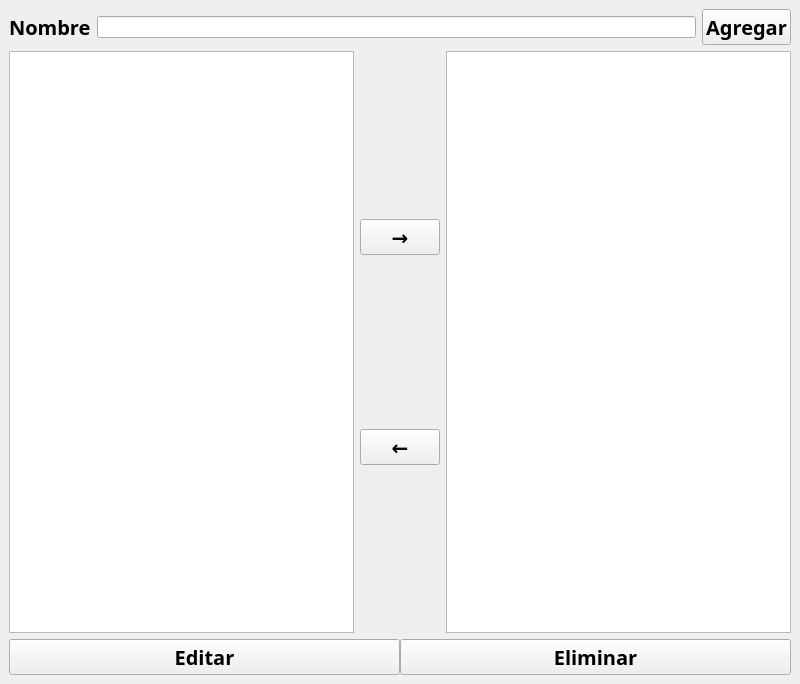
<?xml version="1.0" encoding="UTF-8"?>
<ui version="4.0">
 <class>MainWindow</class>
 <widget class="QMainWindow" name="MainWindow">
  <property name="geometry">
   <rect>
    <x>0</x>
    <y>0</y>
    <width>800</width>
    <height>684</height>
   </rect>
  </property>
  <property name="windowTitle">
   <string>MainWindow</string>
  </property>
  <widget class="QWidget" name="centralwidget">
   <layout class="QVBoxLayout" name="verticalLayout_2">
    <item>
     <layout class="QHBoxLayout" name="horizontalLayout_2">
      <item>
       <widget class="QLabel" name="label">
        <property name="font">
         <font>
          <family>Hack</family>
          <pointsize>15</pointsize>
          <weight>75</weight>
          <bold>true</bold>
         </font>
        </property>
        <property name="text">
         <string>Nombre</string>
        </property>
       </widget>
      </item>
      <item>
       <widget class="QLineEdit" name="display"/>
      </item>
      <item>
       <widget class="QPushButton" name="botonAgregar">
        <property name="font">
         <font>
          <family>Hack</family>
          <pointsize>15</pointsize>
          <weight>75</weight>
          <bold>true</bold>
         </font>
        </property>
        <property name="cursor">
         <cursorShape>PointingHandCursor</cursorShape>
        </property>
        <property name="focusPolicy">
         <enum>Qt::NoFocus</enum>
        </property>
        <property name="text">
         <string>Agregar</string>
        </property>
       </widget>
      </item>
     </layout>
    </item>
    <item>
     <layout class="QHBoxLayout" name="horizontalLayout_3">
      <item>
       <widget class="QListWidget" name="listA">
        <property name="focusPolicy">
         <enum>Qt::StrongFocus</enum>
        </property>
        <property name="selectionRectVisible">
         <bool>true</bool>
        </property>
       </widget>
      </item>
      <item>
       <layout class="QVBoxLayout" name="verticalLayout">
        <item>
         <widget class="QPushButton" name="boton_MoverD">
          <property name="font">
           <font>
            <family>Hack</family>
            <pointsize>15</pointsize>
            <weight>75</weight>
            <bold>true</bold>
           </font>
          </property>
          <property name="cursor">
           <cursorShape>PointingHandCursor</cursorShape>
          </property>
          <property name="focusPolicy">
           <enum>Qt::NoFocus</enum>
          </property>
          <property name="text">
           <string>→</string>
          </property>
         </widget>
        </item>
        <item>
         <widget class="QPushButton" name="boton_MoverI">
          <property name="font">
           <font>
            <family>Hack</family>
            <pointsize>15</pointsize>
            <weight>75</weight>
            <bold>true</bold>
           </font>
          </property>
          <property name="cursor">
           <cursorShape>PointingHandCursor</cursorShape>
          </property>
          <property name="focusPolicy">
           <enum>Qt::NoFocus</enum>
          </property>
          <property name="text">
           <string>←</string>
          </property>
         </widget>
        </item>
       </layout>
      </item>
      <item>
       <widget class="QListWidget" name="listB">
        <property name="selectionRectVisible">
         <bool>true</bool>
        </property>
       </widget>
      </item>
     </layout>
    </item>
    <item>
     <layout class="QHBoxLayout" name="horizontalLayout">
      <property name="spacing">
       <number>0</number>
      </property>
      <item>
       <widget class="QPushButton" name="botonEditar">
        <property name="font">
         <font>
          <family>Hack</family>
          <pointsize>15</pointsize>
          <weight>75</weight>
          <bold>true</bold>
         </font>
        </property>
        <property name="cursor">
         <cursorShape>PointingHandCursor</cursorShape>
        </property>
        <property name="focusPolicy">
         <enum>Qt::NoFocus</enum>
        </property>
        <property name="text">
         <string>Editar</string>
        </property>
       </widget>
      </item>
      <item>
       <widget class="QPushButton" name="boton_Eliminar">
        <property name="font">
         <font>
          <family>Hack</family>
          <pointsize>15</pointsize>
          <weight>75</weight>
          <bold>true</bold>
         </font>
        </property>
        <property name="cursor">
         <cursorShape>PointingHandCursor</cursorShape>
        </property>
        <property name="focusPolicy">
         <enum>Qt::NoFocus</enum>
        </property>
        <property name="text">
         <string>Eliminar</string>
        </property>
       </widget>
      </item>
     </layout>
    </item>
   </layout>
  </widget>
 </widget>
 <resources/>
 <connections/>
</ui>
